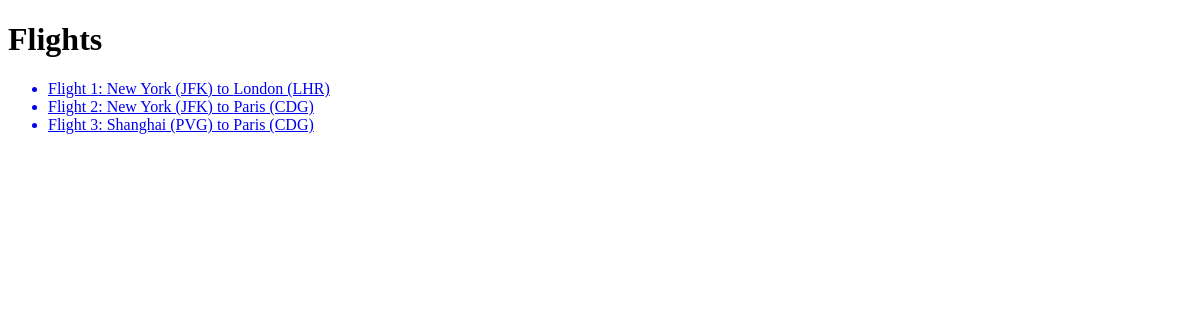
The page /flights/ on the database as committed earlier.
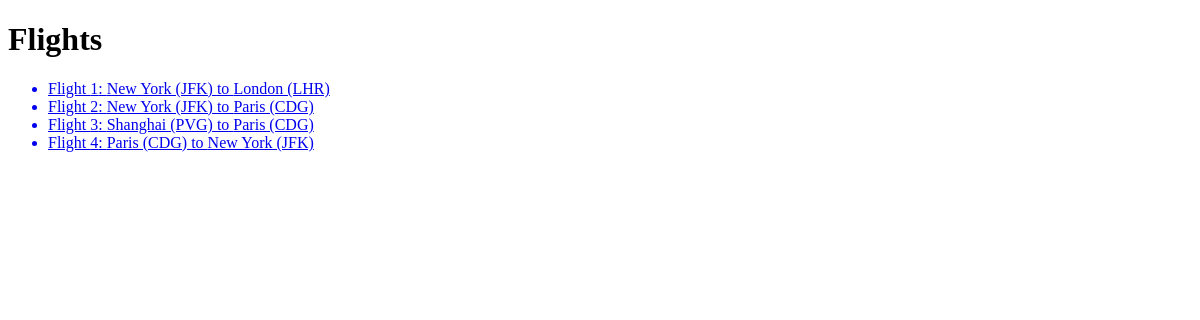
The same page on the database as committed later.
### flights/models.py (models this page shows, shortened)
class Flight(models.Model):
    origin = models.ForeignKey(Airport, on_delete=models.CASCADE, related_name="departures")
    destination = models.ForeignKey(Airport, on_delete=models.CASCADE, related_name="arrivals")
    duration = models.IntegerField()

class Airport(models.Model):
    code = models.CharField(max_length=3)
    city = models.CharField(max_length=64)
    def __str__(self):
        return f"{self.city} ({self.code})"

### flights/views.py (the view)
# urls.py: path("", views.index, name="index"),
def index(request):
    return render(request, "flights/index.html",
    {
        "flights":Flight.objects.all(),
    })

### flights/templates/flights/index.html
{% extends "flights/layout.html" %}
{% block body %}
    <h1>Flights</h1>
    <ul>
        {%for flight in flights %}
        <a href="{% url 'flight' flight.id %}">
            <li>Flight {{ flight.id }}: {{flight.origin}} to {{flight.destination }} </li>
        </a>
        {% endfor %}
    </ul>
{% endblock %}

Rows that differ between the two databases and show on the page:
added Flight: id "4", origin "Paris (CDG)", destination "New York (JFK)"
